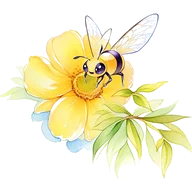
#> input picture ico/abeille.webp, 192 x 192 px
$ python -i gen-icones.py   (imports and definitions only)
#> lines starting #> are read from the running program, lines starting #| are printed output that depends on the picture; after the words box and inside, x2 and y2 are one past the last pixel; in counts of white or black regions, pixels touching at a corner belong together
# Icônes illustrées (aquarelle, fond blanc, sans texte) qui remplacent les pictogrammes.
# Lancer avec le Python de ComfyUI, ComfyUI démarré :
#   C:\IA\ComfyUI_windows_portable\python_embeded\python.exe scripts\gen-icones.py
import json, os, sys, time, urllib.request
from PIL import Image, ImageOps

API = "http://127.0.0.1:8188"
OUT_COMFY = r"C:\IA\ComfyUI_windows_portable\ComfyUI\output"
HERE = os.path.dirname(os.path.abspath(__file__))
DEST = os.path.join(HERE, "..", "public", "ico")
# [1 line not run here, left out]

STYLE = "masterpiece, best quality, simple watercolor botanical illustration, single object, centered, isolated on plain white background, vivid saturated colors, bold clean outline, icon, no humans, "
NEG = "text, letters, words, watermark, signature, logo, frame, border, multiple objects, busy background, scenery, lowres, blurry, worst quality, photo, 3d, dark background, humans, hands"

ICONES = {
    # navigation
    "aujourdhui": "small cottage house with a garden and a sunrise",
    "calendrier": "spiral-bound paper desk calendar showing a grid of small squares, red ring binding",
    "plantes": "young seedling sprout with two green leaves in soil",
    "sante": "green leaf with a small red cross bandage",
    "jardin": "wicker basket full of fresh vegetables",
    "mesplantes": "monstera houseplant in a terracotta pot",
    "creer": "metal garden spade stuck in brown soil next to a paper seed packet",
    "tutoriels": "open garden book with pressed leaves",
    "animaux": "brown hen chicken standing",
    "identifier": "magnifying glass over a green leaf",
    "associations": "tomato plant and basil plant side by side",
    "reglages": "garden watering can and small gear",
    "lexique": "old botanical dictionary book with a fern",
    "recherche": "magnifying glass",
    "plus": "three garden tools: trowel, fork and rake",
    "diagnostic": "stethoscope around a potted plant",
    "photo": "vintage camera with a flower",
    "potager-interieur": "kitchen windowsill pots with herbs and cherry tomatoes",
    # catégories
    "legume": "carrot, tomato and lettuce together",
    "aromatique": "bunch of fresh herbs, basil, thyme and parsley",
    "fruit": "strawberries and raspberries",
    "arbre": "small apple tree with red apples",
    "fleur": "bouquet of colorful garden flowers",
    "engrais-vert": "purple phacelia flower and clover",
    "interieur": "potted houseplant pothos with trailing leaves",
    "ornement": "red rose flower with leaves",
    "sauvage": "dandelion flower and seed head",
    "toxique": "foxglove purple flower spike with a warning red border circle",
    # rubriques
    "demarrer": "wooden raised garden bed with young plants",
    "sol": "cross-section of rich brown soil with an earthworm",
    "compost": "wooden compost bin with vegetable peels",
    "arrosage": "green metal watering can with water drops",
    "semis": "seedling tray with sprouts",
    "serre": "small glass greenhouse",
    "balcon": "balcony railing with flower pots",
    "fabriquer": "hammer, saw and wooden planks",
    "recolte": "harvest basket with apples and pumpkins",
    "boucherie": "kitchen knife and wooden cutting board",
    "securite": "gardening gloves and a first aid box",
    # actions du calendrier
    "semisAbri": "seed tray under a small plastic dome",
    "semisPlace": "hand sowing seeds into a soil furrow, only seeds and soil",
    "plantation": "young plant seedling with root ball being planted",
    "recolte-action": "freshly harvested vegetables in a crate",
    "taille": "pruning shears with a small branch",
    "floraison": "pink cosmos flowers",
    # types de problèmes
    "champignon": "single green leaf covered with white powdery mildew patches and brown spots",
    "bacterie": "potato with scab spots",
    "virus": "mottled mosaic yellow green leaf",
    "ravageur": "red ladybug beetle eating small green aphids on a green stem, macro",
    "physiologique": "wilted drooping plant in a pot",
    "carence": "single yellow leaf with bright green veins",
    "mammifere": "small field vole mouse",
    # profils
    "maison-jardin": "country house with vegetable garden and fruit trees",
    "petit-jardin": "small courtyard garden with raised beds",
    "appartement": "apartment window with houseplants on the sill",
    "meteo": "sun partly behind a rain cloud",
    "lune": "crescent moon with stars",
    "taches": "wooden clipboard with a paper checklist with check marks and a pencil",
    "fumier": "wheelbarrow of manure and straw",
    "abeille": "one cute honey bee insect with yellow and black striped body and transparent wings, close-up",
}

def gen(nom, sujet, seed):
    g = {
        "1": {"class_type": "CheckpointLoaderSimple", "inputs": {"ckpt_name": "animagine-xl-4.0.safetensors"}},
        "2": {"class_type": "CLIPTextEncode", "inputs": {"text": STYLE + sujet, "clip": ["1", 1]}},
        "3": {"class_type": "CLIPTextEncode", "inputs": {"text": NEG, "clip": ["1", 1]}},
        "4": {"class_type": "EmptyLatentImage", "inputs": {"width": 832, "height": 832, "batch_size": 1}},
        "5": {"class_type": "KSampler", "inputs": {"model": ["1", 0], "positive": ["2", 0], "negative": ["3", 0], "latent_image": ["4", 0], "seed": seed, "steps": 22, "cfg": 5.0, "sampler_name": "euler_ancestral", "scheduler": "normal", "denoise": 1.0}},
        "6": {"class_type": "VAEDecode", "inputs": {"samples": ["5", 0], "vae": ["1", 2]}},
        "7": {"class_type": "SaveImage", "inputs": {"filename_prefix": f"racines_ico/{nom}", "images": ["6", 0]}},
    }
    req = urllib.request.Request(API + "/prompt", data=json.dumps({"prompt": g}).encode(), headers={"Content-Type": "application/json"})
    pid = json.load(urllib.request.urlopen(req))["prompt_id"]
    while True:
        time.sleep(1.5)
        h = json.load(urllib.request.urlopen(f"{API}/history/{pid}"))
        if pid in h:
            im = h[pid]["outputs"]["7"]["images"][0]
            return os.path.join(OUT_COMFY, im["subfolder"], im["filename"])

def detoure(path, dest):
    # Recadre sur le sujet (fond blanc) puis carré 192 px, fond transparent approximatif
#> called with path = '../ico/abeille.webp', dest = 'out.png'
    im = Image.open(path).convert("RGB")
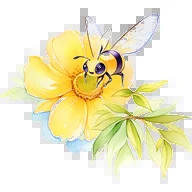
#> im: PIL image 192x192 RGB; mean R, G, B 239.9, 235.6, 202.7
    gris = ImageOps.invert(im.convert("L")).point(lambda v: 255 if v > 18 else 0)
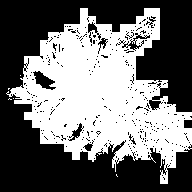
#> gris: PIL image 192x192 L; 44.4% white; 8 white regions (7 under 20 px), largest, box (x1, y1, x2, y2) and area: (6, 8, 192, 184) 16362
    box = gris.getbbox() or (0, 0, im.width, im.height)
#> box = (6, 8, 192, 184)
    im = im.crop(box)
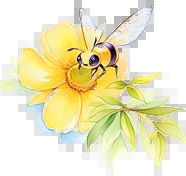
#> im: PIL image 186x176 RGB; mean R, G, B 238.1, 233.1, 196.2
    c = max(im.width, im.height)
#> c = 186
    carre = Image.new("RGB", (c, c), (255, 255, 255))
#> carre: PIL image 186x186 RGB; every value is 255
    carre.paste(im, ((c - im.width) // 2, (c - im.height) // 2))
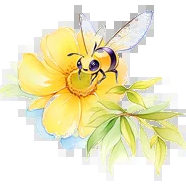
#> carre: PIL image 186x186 RGB; mean R, G, B 239, 234.3, 199.3
    carre = carre.resize((192, 192), Image.LANCZOS).convert("RGBA")
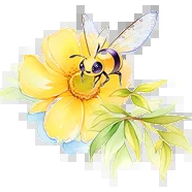
#> carre: PIL image 192x192 RGBA; mean R, G, B, A 238.9, 234.3, 199.3, 255
    px = carre.load()
    for y in range(192):
        for x in range(192):
            r, g, b, a = px[x, y]
            if r > 242 and g > 242 and b > 242:
                px[x, y] = (255, 255, 255, 0)
    carre.save(dest, "WEBP", quality=85)

only = set(sys.argv[1:])
# [7 lines not run here, left out]

noms = sorted(f[:-5] for f in os.listdir(DEST) if f.endswith(".webp"))
# [3 lines not run here, left out]

>>> result = detoure('../ico/abeille.webp', 'out.png')

$ run again, on ico/aromatique.webp
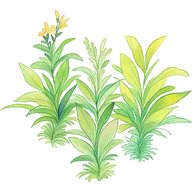
#> input picture ico/aromatique.webp, 192 x 192 px
#> in detoure, `gris = ImageOps.invert(im.convert("L")).point(lambda v: 255 if v > 18 ..`:
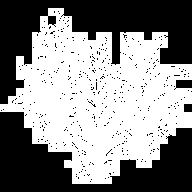
#> gris: PIL image 192x192 L; 54.3% white; 430 black regions (426 under 20 px), largest, box (x1, y1, x2, y2) and area: (0, 0, 192, 104) 8470, (0, 112, 192, 192) 7562, (174, 80, 192, 90) 130, (184, 104, 192, 112) 64
#> box = (0, 8, 192, 184)
#> in detoure, `im = im.crop(box)`:
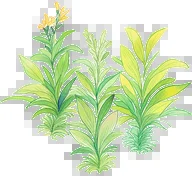
#> im: PIL image 192x176 RGB; mean R, G, B 213.5, 230, 194.8
